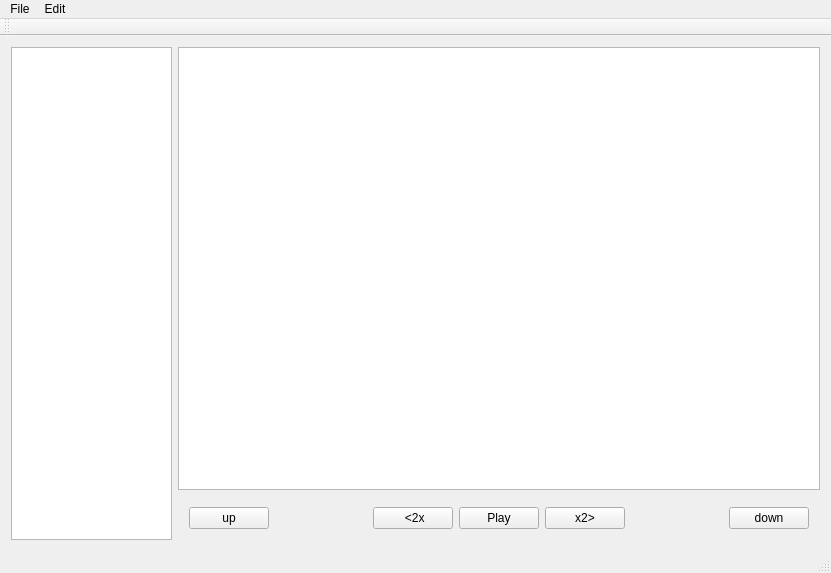
<?xml version="1.0" encoding="UTF-8"?>
<ui version="4.0">
 <class>MainWindow</class>
 <widget class="QMainWindow" name="MainWindow">
  <property name="geometry">
   <rect>
    <x>0</x>
    <y>0</y>
    <width>831</width>
    <height>573</height>
   </rect>
  </property>
  <property name="windowTitle">
   <string>MainWindow</string>
  </property>
  <widget class="QWidget" name="centralWidget">
   <layout class="QGridLayout" name="gridLayout_2">
    <item row="0" column="0">
     <layout class="QHBoxLayout" name="horizontalLayout_2" stretch="2,8">
      <item>
       <widget class="QListWidget" name="listWidget"/>
      </item>
      <item>
       <layout class="QVBoxLayout" name="verticalLayout">
        <item>
         <widget class="QTextEdit" name="textEdit">
          <property name="font">
           <font>
            <family>宋体</family>
            <pointsize>12</pointsize>
           </font>
          </property>
         </widget>
        </item>
        <item>
         <widget class="QWidget" name="widget" native="true">
          <layout class="QGridLayout" name="gridLayout">
           <item row="0" column="0">
            <layout class="QHBoxLayout" name="horizontalLayout">
             <item>
              <widget class="QPushButton" name="upBtn">
               <property name="text">
                <string>up</string>
               </property>
              </widget>
             </item>
             <item>
              <spacer name="horizontalSpacer">
               <property name="orientation">
                <enum>Qt::Horizontal</enum>
               </property>
               <property name="sizeHint" stdset="0">
                <size>
                 <width>40</width>
                 <height>20</height>
                </size>
               </property>
              </spacer>
             </item>
             <item>
              <widget class="QPushButton" name="SpeedDownBtn">
               <property name="text">
                <string> &lt;2x</string>
               </property>
              </widget>
             </item>
             <item>
              <widget class="QPushButton" name="playBtn">
               <property name="text">
                <string>Play</string>
               </property>
               <property name="checkable">
                <bool>true</bool>
               </property>
              </widget>
             </item>
             <item>
              <widget class="QPushButton" name="SpeedUpBtn">
               <property name="text">
                <string>x2&gt;</string>
               </property>
              </widget>
             </item>
             <item>
              <spacer name="horizontalSpacer_2">
               <property name="orientation">
                <enum>Qt::Horizontal</enum>
               </property>
               <property name="sizeHint" stdset="0">
                <size>
                 <width>40</width>
                 <height>20</height>
                </size>
               </property>
              </spacer>
             </item>
             <item>
              <widget class="QPushButton" name="downBtn">
               <property name="text">
                <string>down</string>
               </property>
              </widget>
             </item>
            </layout>
           </item>
          </layout>
         </widget>
        </item>
       </layout>
      </item>
     </layout>
    </item>
   </layout>
  </widget>
  <widget class="QMenuBar" name="menuBar">
   <property name="geometry">
    <rect>
     <x>0</x>
     <y>0</y>
     <width>831</width>
     <height>23</height>
    </rect>
   </property>
   <widget class="QMenu" name="menuFile">
    <property name="title">
     <string>File</string>
    </property>
    <addaction name="actionOpen"/>
    <addaction name="actionSaveStatus"/>
   </widget>
   <widget class="QMenu" name="menuEdit">
    <property name="title">
     <string>Edit</string>
    </property>
    <addaction name="actionFont"/>
   </widget>
   <addaction name="menuFile"/>
   <addaction name="menuEdit"/>
  </widget>
  <widget class="QToolBar" name="mainToolBar">
   <attribute name="toolBarArea">
    <enum>TopToolBarArea</enum>
   </attribute>
   <attribute name="toolBarBreak">
    <bool>false</bool>
   </attribute>
  </widget>
  <widget class="QStatusBar" name="statusBar"/>
  <action name="actionFont">
   <property name="text">
    <string>Font</string>
   </property>
  </action>
  <action name="actionSaveStatus">
   <property name="text">
    <string>SaveStatus</string>
   </property>
  </action>
  <action name="actionOpen">
   <property name="text">
    <string>Open</string>
   </property>
  </action>
 </widget>
 <layoutdefault spacing="6" margin="11"/>
 <resources/>
 <connections/>
</ui>
